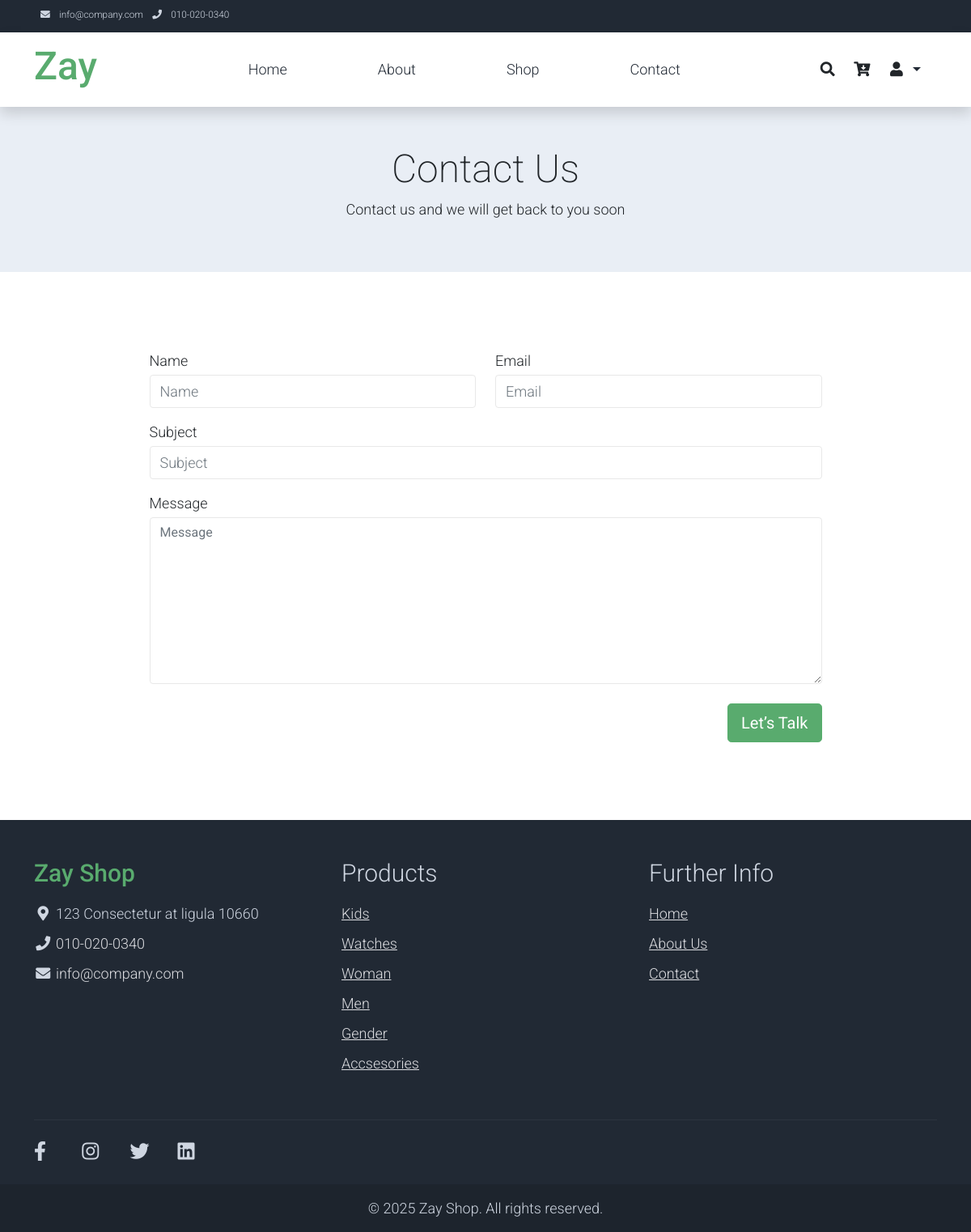
Page /contact/ on the committed database.
### products/models.py (models this page shows, shortened)
class CategoriesProduct(models.Model):
    title = models.CharField(max_length=50)
    is_visible = models.BooleanField(default=False)
    is_category_month = models.BooleanField(default=False)
    category = models.ForeignKey('self',on_delete=models.CASCADE,null=True,blank=True,related_name='subcategories')
    slug = models.SlugField(unique=True,null=False, blank=False)
    created = models.DateTimeField(auto_now=True)
    class Meta:
        ordering = ['-created']
        verbose_name = 'Category Products'
        verbose_name_plural = 'Categories Products'

### contact/views.py (the view)
# urls.py: path('contact/', contact_view, name='contact'),
def contact_view(request):
    if request.method == 'POST':
        form = ContactForm(request.POST)
        if form.is_valid():
            form.save()
            return redirect('/')
    else:
        form = ContactForm()
    return render(request, 'contact.html', context={'form':form})

### products/context_processors.py (called while the page is built)
def count_item_cart(request):
    if request.user.is_authenticated:
        cart_item = CartItem.objects.filter(user=request.user, order__isnull=True)
        if cart_item:
            total = len(cart_item)
        else:
            total = 0
    else:
        total = 0
    return {'cart_item': total}

def category(request):
    category = CategoriesProduct.objects.filter(is_visible=True)
    return {'category': category }

### contact/templates/contact.html (shortened to what this page needs)
{% extends 'main_header.html' %}
{% block main_content %}
    <div class="container-fluid bg-light py-5">
        <div class="col-md-6 m-auto text-center">
            <h1 class="h1">Contact Us</h1>
            <p>
                Contact us and we will get back to you soon
            </p>
        </div>
    </div>
    <div class="container py-5">
        <div class="row py-5">
            <form class="col-md-9 m-auto" method="post" role="form">
                <div class="row">
                    <div class="form-group col-md-6 mb-3">
                        <label for="inputname">Name</label>
                        {{ form.name }}
                    </div>
                    <div class="form-group col-md-6 mb-3">
                        <label for="inputemail">Email</label>
                         {{ form.email }}
                    </div>
                </div>
                <div class="mb-3">
                    <label for="inputsubject">Subject</label>
                     {{ form.subject }}
                </div>
                <div class="mb-3">
                    <label for="inputmessage">Message</label>
                    {{ form.message }}
                </div>
                <div class="row">
                    <div class="col text-end mt-2">
                        <button type="submit" class="btn btn-success btn-lg px-3">Let’s Talk</button>
                    </div>
                </div>
            </form>
        </div>
    </div>
{% endblock %}

### templates/main_header.html (shortened to what this page needs)
<!DOCTYPE html>
<html lang="en">
{% load static %}
<head>
    <link rel="stylesheet" href="{% static 'assets/css/bootstrap.min.css' %}">
    <link rel="stylesheet" href="{% static 'assets/css/templatemo.css' %}">
    <link rel="stylesheet" href="{% static 'assets/css/custom.css' %}">
    <link rel="stylesheet" href="{% static 'assets/css/fontawesome.min.css' %}">
</head>
<body>
    <nav class="navbar navbar-expand-lg bg-dark navbar-light d-none d-lg-block" id="templatemo_nav_top">
        <div class="container text-light">
            <div class="w-100 d-flex justify-content-between">
                <div>
                    <i class="fa fa-envelope mx-2"></i>
                    <a class="navbar-sm-brand text-light text-decoration-none" href="mailto:info@company.com">info@company.com</a>
                    <i class="fa fa-phone mx-2"></i>
                    <a class="navbar-sm-brand text-light text-decoration-none" href="tel:010-020-0340">010-020-0340</a>
                </div>
            </div>
        </div>
    </nav>
    <nav class="navbar navbar-expand-lg navbar-light shadow">
        <div class="container d-flex justify-content-between align-items-center">
            <a class="navbar-brand text-success logo h1 align-self-center" href="{% url 'home' %}">
                Zay
            </a>
            <div class="collapse navbar-collapse flex-fill d-lg-flex justify-content-lg-between" id="templatemo_main_nav">
                <div class="flex-fill">
                    <ul class="nav navbar-nav d-flex justify-content-between mx-lg-auto">
                        <li class="nav-item"><a class="nav-link" href="{% url 'home' %}">Home</a></li>
                        <li class="nav-item"><a class="nav-link" href="{% url 'about' %}">About</a></li>
                        <li class="nav-item"><a class="nav-link" href="{% url 'category' %}">Shop</a></li>
                        <li class="nav-item"><a class="nav-link" href="{% url 'contact' %}">Contact</a></li>
                    </ul>
                </div>
                <div class="navbar align-self-center d-flex">
                    <a class="nav-icon d-none d-lg-inline" href="#" data-bs-toggle="modal" data-bs-target="#templatemo_search">
                        <i class="fa fa-fw fa-search text-dark mr-2"></i>
                    </a>
                    {% if user.is_authenticated %}
                    <a class="nav-icon position-relative text-decoration-none" href="{% url 'order' %}">
                        <i class="fa fa-fw fa-cart-arrow-down text-dark mr-1"></i>
                        {% if cart_item %}
                            <span class="position-absolute top-0 left-100 translate-middle badge rounded-pill bg-light text-dark">{{ cart_item }}</span>
                        {% endif %}
                    </a>
                    {% else %}
                    <a class="nav-icon position-relative text-decoration-none" href="{% url 'login' %}">
                        <i class="fa fa-fw fa-cart-arrow-down text-dark mr-1"></i>
                    </a>
                    {% endif %}
                    <div class="nav-item dropdown">
                    <a class="nav-icon position-relative text-decoration-none dropdown-toggle" href="#" id="userDropdown" role="button" data-bs-toggle="dropdown" aria-expanded="false">
                        <i class="fa fa-fw fa-user text-dark mr-3"></i>
                    </a>
                    </div>
                </div>
            </div>
        </div>
    </nav>
    {% block main_content %}
    {% endblock %}
    <footer class="bg-dark" id="tempaltemo_footer">
        <div class="container pt-5">
            <div class="row">
                <div class="col-md-4">
                    <h2 class="h2 text-success logo">Zay Shop</h2>
                    <ul class="list-unstyled text-light footer-link-list">
                        <li><i class="fas fa-map-marker-alt fa-fw"></i> 123 Consectetur at ligula 10660</li>
                        <li><i class="fa fa-phone fa-fw"></i> <a class="text-decoration-none" href="tel:010-020-0340">010-020-0340</a></li>
                        <li><i class="fa fa-envelope fa-fw"></i> <a class="text-decoration-none" href="mailto:info@company.com">info@company.com</a></li>
                    </ul>
                </div>
                <div class="col-md-4">
                    <h2 class="h2 text-light">Products</h2>
                    <ul class="list-unstyled text-light footer-link-list">
                        {% for item in category %}
                        <li><a href="{% url 'category_products' item.slug %}">{{ item.title }}</a></li>
                        {% endfor %}
                    </ul>
                </div>
                <div class="col-md-4">
                    <h2 class="h2 text-light">Further Info</h2>
                    <ul class="list-unstyled text-light footer-link-list">
                        <li><a href="{% url 'home' %}">Home</a></li>
                        <li><a href="{% url 'about' %}">About Us</a></li>
                        <li><a href="{% url 'contact' %}">Contact</a></li>
                    </ul>
                </div>
            </div>
            <div class="row text-light mt-4">
                <div class="col-12">
                    <div class="w-100 my-3 border-top border-light"></div>
                </div>
                <div class="col-auto me-auto">
                    <ul class="list-inline text-left footer-icons">
                        <li class="list-inline-item"><a href="http://facebook.com/" class="text-light"><i class="fab fa-facebook-f fa-lg"></i></a></li>
                        <li class="list-inline-item"><a href="https://www.instagram.com/" class="text-light"><i class="fab fa-instagram fa-lg"></i></a></li>
                        <li class="list-inline-item"><a href="https://twitter.com/" class="text-light"><i class="fab fa-twitter fa-lg"></i></a></li>
                        <li class="list-inline-item"><a href="https://www.linkedin.com/" class="text-light"><i class="fab fa-linkedin fa-lg"></i></a></li>
                    </ul>
                </div>
            </div>
        </div>
        <div class="w-100 bg-black py-3">
            <div class="container text-center">
                <p class="text-light mb-0">&copy; {{ now|default:"2025" }} Zay Shop. All rights reserved.</p>
            </div>
        </div>
    </footer>
</body>
</html>

### static/assets/css/templatemo.css (style rules this page uses)
body, ul, li, p, a, label, input, div { font-family: 'Roboto', sans-serif; font-size: 18px !important; font-weight: 300 !important; }
.h1 { font-family: 'Roboto', sans-serif; font-size: 48px !important; font-weight: 200 !important; }
.h2 { font-family: 'Roboto', sans-serif; font-size: 30px !important; font-weight: 300; }
.logo { font-weight: 500 !important; }
.text-success { color: #59ab6e !important; }
.text-light { color: #cfd6e1 !important; }
.bg-dark { background-color: #212934 !important; }
.bg-light { background-color: #e9eef5 !important; }
.bg-black { background-color: #1d242d !important; }
.btn-success { background-color: #59ab6e !important; border-color: #56ae6c !important; }
#templatemo_nav_top { min-height: 40px; }
#templatemo_nav_top * { font-size: .9em !important; }
#templatemo_main_nav a { color: #212934; }
#templatemo_main_nav .navbar .nav-icon { margin-right: 20px; }
.form-control { border: 1px solid #e8e8e8; }
#tempaltemo_footer a { color: #dcdde1; }
#tempaltemo_footer ul.footer-link-list li { padding-top: 10px; }
#tempaltemo_footer ul.footer-icons li { width: 2.6em; height: 2.6em; line-height: 2.6em; }
#tempaltemo_footer .border-light { border-color: #2d343f !important; }
@media (min-width: 768px) { #templatemo_main_nav .navbar-nav { max-width: 450px; } }
@media (min-width: 992px) { #templatemo_main_nav .navbar-nav { max-width: 550px; } }

### rows in the picture
CategoriesProduct: title "Kids"
CategoriesProduct: title "Watches"
CategoriesProduct: title "Woman"
CategoriesProduct: title "Men"
CategoriesProduct: title "Gender"
CategoriesProduct: title "Accsesories"

### other values in the picture
{{ now|default:"2025" }} "2025"
